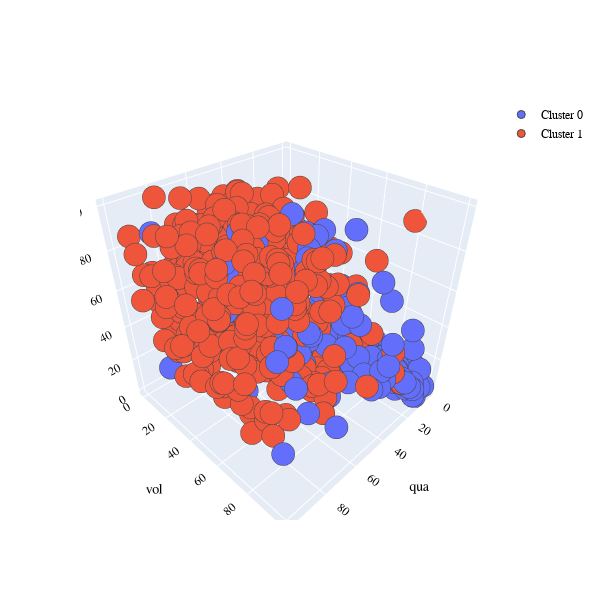

Notebook code cell kept with this figure:
### Code cell
f1 = 'qua'
f2 = 'vol'
f3 = 'val'
ii = 4

clstrs = clstr_info[ii]
DF = return_factor_df(ii,f=['qua','vol','val'])

PLOT = go.Figure()

for C in range(len(clstrs)):
    
    PLOT.add_trace(go.Scatter3d(x = DF.reindex(clstrs[C])[f1],
                                y = DF.reindex(clstrs[C])[f2],
                                z = DF.reindex(clstrs[C])[f3],
                                mode = 'markers', marker_size = 8, marker_line_width = 1,
                                name = 'Cluster ' + str(C)))
    
    
PLOT.update_layout(width = 600, height = 600, autosize = True, showlegend = True,
               scene = dict(xaxis=dict(title = f1 , titlefont_color = 'black'),
                            yaxis=dict(title = f2 , titlefont_color = 'black'),
                            zaxis=dict(title = f3 , titlefont_color = 'black')),
               font = dict(family = "Gilroy", color  = 'black', size = 12))

### Figure 1 — Plotly figure (JSON) as saved in the notebook; plotly's stock layout.template omitted (floating-point values rounded to 4 significant figures; data arrays with more than 128 entries replaced by an {"elided": "..."} marker saying what was removed)
{"data": [{"marker": {"line": {"width": 1}, "size": 8}, "mode": "markers", "name": "Cluster 0", "type": "scatter3d", "x": {"elided": "372 float values"}, "y": {"elided": "372 float values"}, "z": {"elided": "372 float values"}}, {"marker": {"line": {"width": 1}, "size": 8}, "mode": "markers", "name": "Cluster 1", "type": "scatter3d", "x": {"elided": "599 float values"}, "y": {"elided": "599 float values"}, "z": {"elided": "599 float values"}}], "layout": {"autosize": true, "font": {"color": "black", "family": "Gilroy", "size": 12}, "height": 600, "scene": {"xaxis": {"title": {"font": {"color": "black"}, "text": "qua"}}, "yaxis": {"title": {"font": {"color": "black"}, "text": "vol"}}, "zaxis": {"title": {"font": {"color": "black"}, "text": "val"}}}, "showlegend": true, "width": 600}}
